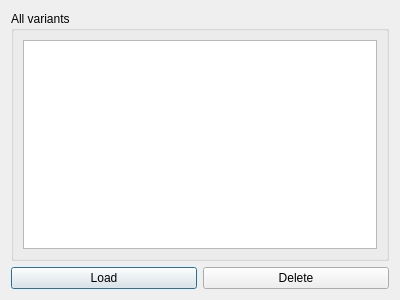
<?xml version="1.0" encoding="UTF-8"?>
<ui version="4.0">
 <class>VariantsList</class>
 <widget class="QDialog" name="VariantsList">
  <property name="geometry">
   <rect>
    <x>0</x>
    <y>0</y>
    <width>400</width>
    <height>300</height>
   </rect>
  </property>
  <property name="windowTitle">
   <string>Dialog</string>
  </property>
  <layout class="QGridLayout" name="gridLayout">
   <item row="0" column="1">
    <widget class="QGroupBox" name="groupBox">
     <property name="title">
      <string>All variants</string>
     </property>
     <layout class="QGridLayout" name="gridLayout_2">
      <item row="0" column="0">
       <widget class="QTableWidget" name="variantsTableWidget"/>
      </item>
     </layout>
    </widget>
   </item>
   <item row="4" column="1">
    <layout class="QHBoxLayout" name="horizontalLayout">
     <item>
      <widget class="QPushButton" name="loadPushButton">
       <property name="text">
        <string>Load</string>
       </property>
       <property name="icon">
        <iconset theme="QIcon::ThemeIcon::DocumentOpen"/>
       </property>
      </widget>
     </item>
     <item>
      <widget class="QPushButton" name="deletePushButton">
       <property name="text">
        <string>Delete</string>
       </property>
       <property name="icon">
        <iconset theme="QIcon::ThemeIcon::EditDelete"/>
       </property>
      </widget>
     </item>
    </layout>
   </item>
  </layout>
 </widget>
 <resources/>
 <connections/>
</ui>
